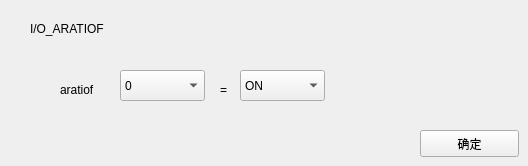
   <widget class="QWidget" name="page_12">
    <widget class="QLabel" name="label_52">
     <property name="geometry">
      <rect>
       <x>30</x>
       <y>20</y>
       <width>81</width>
       <height>17</height>
      </rect>
     </property>
     <property name="text">
      <string>I/O_ARATIOF</string>
     </property>
    </widget>
    <widget class="QComboBox" name="comboBox_14">
     <property name="geometry">
      <rect>
       <x>120</x>
       <y>70</y>
       <width>85</width>
       <height>31</height>
      </rect>
     </property>
     <item>
      <property name="text">
       <string>0</string>
      </property>
     </item>
     <item>
      <property name="text">
       <string>1</string>
      </property>
     </item>
     <item>
      <property name="text">
       <string>2</string>
      </property>
     </item>
     <item>
      <property name="text">
       <string>3</string>
      </property>
     </item>
     <item>
      <property name="text">
       <string>4</string>
      </property>
     </item>
     <item>
      <property name="text">
       <string>5</string>
      </property>
     </item>
     <item>
      <property name="text">
       <string>6</string>
      </property>
     </item>
     <item>
      <property name="text">
       <string>7</string>
      </property>
     </item>
    </widget>
    <widget class="QLabel" name="label_58">
     <property name="geometry">
      <rect>
       <x>60</x>
       <y>80</y>
       <width>61</width>
       <height>20</height>
      </rect>
     </property>
     <property name="text">
      <string>aratiof</string>
     </property>
    </widget>
    <widget class="QLabel" name="label_62">
     <property name="geometry">
      <rect>
       <x>220</x>
       <y>80</y>
       <width>31</width>
       <height>20</height>
      </rect>
     </property>
     <property name="text">
      <string>=</string>
     </property>
    </widget>
    <widget class="QComboBox" name="comboBox_16">
     <property name="geometry">
      <rect>
       <x>240</x>
       <y>70</y>
       <width>85</width>
       <height>31</height>
      </rect>
     </property>
     <item>
      <property name="text">
       <string>ON</string>
      </property>
     </item>
     <item>
      <property name="text">
       <string>OFF</string>
      </property>
     </item>
    </widget>
    <widget class="QPushButton" name="pushButton_11">
     <property name="geometry">
      <rect>
       <x>420</x>
       <y>130</y>
       <width>99</width>
       <height>27</height>
      </rect>
     </property>
     <property name="text">
      <string>确定</string>
     </property>
    </widget>
   </widget>
